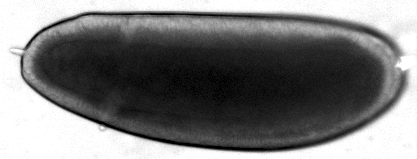
#> input picture Desktop/bi1/0.5xBcd.tif, 417 x 159 px, found by its file name
$ jupyter execute Messner_Grant_hw8.ipynb   (shell and % lines are left out)
#> lines starting #> are read from the running program, lines starting #| are printed output that depends on the picture
[cell 1]
import numpy as np
import matplotlib.pyplot as plt
import seaborn as sns
import skimage.io

[cell 2]
#Problem 2a
def masterEq(conc, k, dt):
#> called with conc = array of shape (50, 60001), k = 0.05, dt = 0.05
    numBoxes, timePoints = np.shape(conc)
    for t in range(1, timePoints):
        conc[0, t] = conc[0, t-1] + k * dt * conc[1, t-1] - k * dt * conc[0, t-1] + dt * (2 * 10 ** 4)
        last = numBoxes - 1
        conc[last, t] = conc[last, t-1] + k * dt * conc[last-1, t-1] - k * dt * conc[last, t-1]
        for box in range(1, numBoxes - 1):
            conc[box, t] = conc[box, t-1] + k * dt * conc[box-1, t-1] + k * dt * conc[box+1, t-1] -\
            2 * k * dt * conc[box, t-1] - (dt * conc[box, t - 1] / tau)
    return conc

[cell 3]
k = .05
dt = 1 / 20
numBoxes = 50
timeSteps = 60001
tau = 3000
conc = np.zeros((numBoxes, timeSteps))
initial_position = 0
conc[initial_position, 0] = 7.5E5
conc = masterEq(conc, k, dt)

[cell 4]
time_points = [1 * 60 ,10 * 60, 30 * 60, 100 * 60, 300 * 60, 1000 * 60]
bins = np.arange(0, numBoxes, 1)
fig, ax = plt.subplots(nrows=len(time_points), ncols=1, sharex=True, sharey=True,
                      figsize=(5, 6))

for i in range(len(time_points)):
    ax[i].bar(bins, conc[:, time_points[i]])
    ax[i].set_title('$t$ = %s min' % (time_points[i] / 60))
    ax[i].set_ylabel('$p(x)$')
ax[-1].set_xlabel('box number')
plt.tight_layout()
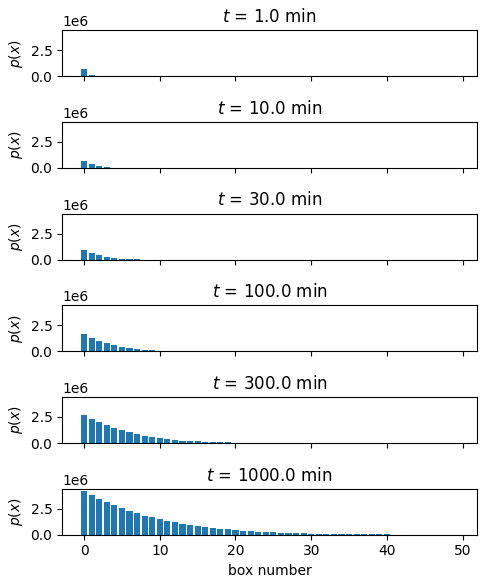
#> figure drawn by matplotlib, 6 panels; panel 6: tallest bar 4186123.5 high, from x = -0.4 to 0.4

[cell 5]
for i in range(0, 6):
    plt.plot(conc[:, time_points[i]], label='time = ' + str(time_points[i] / 60) + ' minutes')
    plt.yscale('log')
plt.legend()
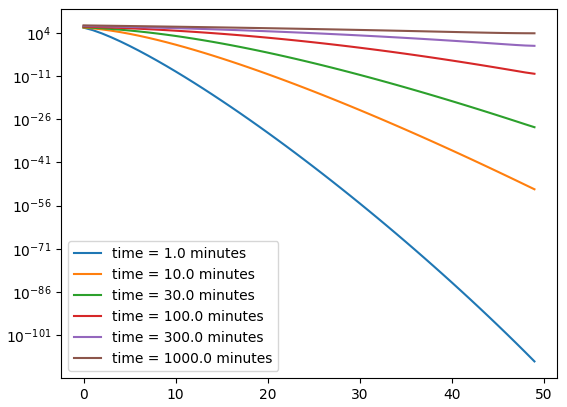
#> figure drawn by matplotlib, 1 panel; curve peaks at x = 0, y = 708238.3; curve peaks at x = 0, y = 705568.8; curve peaks at x = 0, y = 963017.5

[cell 6]
#Over the timescale of 1000 minutes, our profile does not reach steady state. Since the cell cycle takes 10 minutes,
#it would take over 100 cycles to reach steady state. The gradient (concentration over x axis) is already pretty stable
#by the 10th cell cycle, so therefore, steady state will never be reached.

[cell 7]
#Problem 3a
import numpy as np
import matplotlib.pyplot as plt
import seaborn as sns
import skimage.io


embryo1 = skimage.io.imread('desktop/bi1/0.5xBcd.tif')
#> embryo1 is the input picture: shape (159, 417); min 0, max 255, mean 121.4

with sns.axes_style("white"):
    plt.imshow(embryo1)

clicksA = plt.ginput(2)
xa1 = clicksA[0][0]
ya1 = clicksA[0][1]
xa2 = clicksA[1][0]
ya2 = clicksA[1][1]

with sns.axes_style("white"):
    plt.plot((xa1, xa2), (ya1, ya2), color='r', marker='o')

clicksB = plt.ginput(2)
xb1 = clicksB[0][0]
yb1 = clicksB[0][1]
xb2 = clicksB[1][0]
yb2 = clicksB[1][1]

with sns.axes_style("white"):
    plt.plot((xb1, xb2), (yb1, yb2), color='b', marker='o')

furrow_click = plt.ginput(1)
furrX = furrow_click[0][0]
furrY = furrow_click[0][1]

embryoLength = np.sqrt((xa2 - xa1) ** 2 + (ya2 - ya1) ** 2)
furrAnt = np.sqrt((furrX - xa1) ** 2 + (furrY - ya1) ** 2)

relFurrPos1 = furrAnt / embryoLength

print('Relative furrow position is: ' + str(relFurrPos1))
